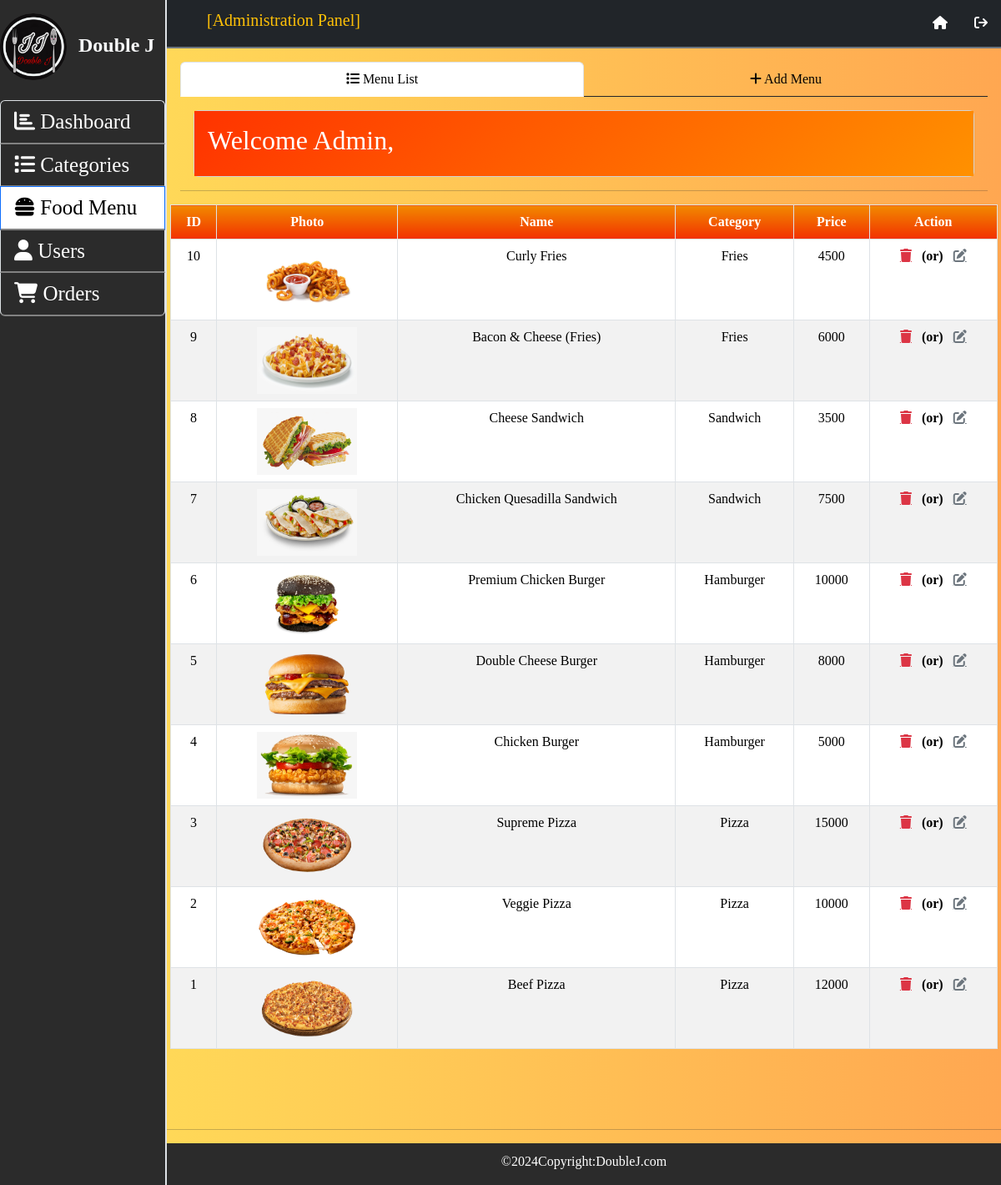
Page /Admin/food-menu.php on the committed database.
### tables this page shows
CREATE TABLE `food` (
  `food_id` int(11) NOT NULL,
  `food_name` varchar(100) NOT NULL,
  `category_id` int(11) NOT NULL,
  `food_price` varchar(100) NOT NULL,
  `food_image` varchar(255) NOT NULL
);

CREATE TABLE `categories` (
  `category_id` int(11) NOT NULL,
  `category_name` varchar(100) NOT NULL
);

### Admin/food-menu.php (the view, shortened to what this page needs)
<?php
include 'connect.php';
?>
<!DOCTYPE html>
<html lang="en">
<head>
    <link href="https://cdn.jsdelivr.net/npm/bootstrap@5.3.2/dist/css/bootstrap.min.css" rel="stylesheet">
    <link rel="stylesheet" href="https://cdnjs.cloudflare.com/ajax/libs/font-awesome/6.5.1/css/all.min.css" />
    <link rel="stylesheet" href="../CSS/doublej.css">
</head>
<body>
    <section class="container-fluid g-0">
        <div class="row g-0">
            <nav class="col-2 border-end border-2 side-nav">
                <h3 class="h4 py-3">
                    <img src="../images/DoubleJ_logo.png" alt="Double J Logo" width="80px" height="80px" style="border-radius: 50%;" class="me-2">
                    <span><a class="navbar-brand d-none d-lg-inline text-light fw-bold">Double J</a></span>
                </h3>
                <div class="list-group d-block text-center text-lg-start">
                    <a href="dashboard.php" class="list-group-item"><i class="fa-solid fa-chart-bar"></i> <span class="d-none d-lg-inline"> Dashboard</span></a>
                    <a href="./categories.php" class="list-group-item"><i class="fa-solid fa-list"></i> <span class="d-none d-lg-inline"> Categories</span></a>
                    <a href="./food-menu.php" class="list-group-item active"><i class="fa-solid fa-burger"></i> <span class="d-none d-lg-inline"> Food Menu</span></a>
                    <a href="./users.php" class="list-group-item"><i class="fa-solid fa-user"></i> <span class="d-none d-lg-inline"> Users</span></a>
                    <a href="./orders.php" class="list-group-item"><i class="fa-solid fa-cart-shopping"></i> <span class="d-none d-lg-inline"> Orders</span></a>
                </div>
            </nav>
            <div class="col-2"></div>
            <main class="col-10 main-content">
                <div class="sticky-top border-bottom border-secondary border-2">
                    <nav class="Topnav navbar navbar-expand-lg navbar-dark navbar-fixed-top bg-dark">
                        <h5 class="text-warning ms-5" >[Administration Panel]</h5>
                        <div class="Topnav-icon">
                            <ul class="nav nav-ul">
                                <li class="nav-item"><a href="dashboard.php" class="nav-link"><i class="fa-solid fa-house"></i></a></li>
                                <li class="nav-item"><a href="logout.php" class="nav-link"><i class="fa-solid fa-arrow-right-from-bracket"></i></a></li>
                            </ul>
                        </div>
                    </nav>
                </div>
                <div class="p-3 page-content">
                    <div class="tab-content mb-2">
                        <ul class="nav nav-tabs nav-justified border-dark">
                            <li class="nav-item"><a class="nav-link active" aria-current="page" href="food-menu.php"><span><i class="fa-solid fa-list"></i></span> Menu List</a></li>
                            <li class="nav-item"><a class="nav-link" aria-current="page" href="./add-menu.php"><span><i class="fa-solid fa-plus"></i></span> Add Menu</a></li>
                        </ul>
                    </div>
                    <div class="card m-3">
                        <div class="card-body" style="background-image: linear-gradient(315deg, #ff9100, #ff3300);">
                            <span style="color: white">
                                <h2 class="card-title">Welcome Admin,
                                </h2>
                            </span>
                        </div>
                    </div><hr>
                    <div class="row">
                        <table class="table table-striped table-bordered text-center">
                            <tr>
                                <th class="text-white" style="background-image: linear-gradient(180deg, #ff9100, #ff3300);">ID</th>
                                <th class="text-white" style="background-image: linear-gradient(180deg, #ff9100, #ff3300);">Photo</th>
                                <th class="text-white" style="background-image: linear-gradient(180deg, #ff9100, #ff3300);">Name</th>
                                <th class="text-white" style="background-image: linear-gradient(180deg, #ff9100, #ff3300);">Category</th>
                                <th class="text-white" style="background-image: linear-gradient(180deg, #ff9100, #ff3300);">Price</th>
                                <th class="text-white" style="background-image: linear-gradient(180deg, #ff9100, #ff3300);">Action</th>
                            </tr>
                            <?php
                                $query="SELECT food.*,categories.* FROM food,categories WHERE food.category_id=categories.category_id ORDER BY food_id DESC";
                                $go_query=mysqli_query($connection,$query);
                                while($row=mysqli_fetch_array($go_query)){
                                    $food_id=$row['food_id'];
                                    $food_name=$row['food_name'];
                                    $category_name=$row['category_name'];
                                    $food_price=$row['food_price'];
                                    $photo=$row['food_image'];
                                    echo "<tr>";
                                    echo "<td>{$food_id}</td>";
                                    echo "<td><img src='../images/{$photo}' width='120' height='80'></td>";
                                    echo "<td>{$food_name}</td>";
                                    echo "<td>{$category_name}</td>";
                                    echo "<td>{$food_price}</td>";
                                    echo "<td><a href='food-menu.php?action=delete&p_id={$food_id}' class='fa-solid fa-trash trash text-danger me-2' onclick=\"return confirm('Are you sure?')\"></a> <b class='text-black'> (or) </b>
                                    <a href='edit-menu.php?action=edit&p_id={$food_id}' class='fa-solid fa-pen-to-square text-secondary ms-2'></a>
                                    </td>";
                                    echo "</tr>";
                                }
                            ?>
                        </table>
                    </div>
                </div>
                <br><br><hr>
                <footer id="footer">
                    &copy;2024Copyright:DoubleJ.com
                </footer>
            </main>
        </div>
    </section>
</body>
</html>

### CSS/doublej.css (style rules this page uses)
body { font-family: 'Times New Roman', Times, serif; background-image: linear-gradient(90deg, #ffe259, #ffa751); }
.Topnav-icon ul li a { color:#ffffff; }
.side-nav { height:100%; background-color: #2b2b2b; position: fixed; z-index: 1; top: 0; left: 0; overflow-x: hidden; }
.side-nav .list-group-item { padding: 6px 8px 6px 16px; text-decoration: none; font-size: 25px; color: #ffffff; background-color: #2b2b2b; display: block; border-bottom: 2px solid #818181; }
.side-nav .list-group-item.active { color: #000000 !important; background-color: #ffffff !important; }
.nav-tabs .nav-link.active { color: #000000 !important; background-color: #ffffff !important; }
.tab-content .nav-tabs .nav-item a { color: #000000; }
#footer { height: 50px; color: #ffffff; background-color: #2b2b2b; padding: 10px; text-align: center; position: relative; margin-bottom: 0; clear: left; }

### rows in the picture
food: food_id "10", food_image (picture), food_name "Curly Fries", category.category_name "Fries", food_price "4500"
food: food_id "9", food_image (picture), food_name "Bacon & Cheese (Fries)", category.category_name "Fries", food_price "6000"
food: food_id "8", food_image (picture), food_name "Cheese Sandwich", category.category_name "Sandwich", food_price "3500"
food: food_id "7", food_image (picture), food_name "Chicken Quesadilla Sandwich", category.category_name "Sandwich", food_price "7500"
food: food_id "6", food_image (picture), food_name "Premium Chicken Burger", category.category_name "Hamburger", food_price "10000"
food: food_id "5", food_image (picture), food_name "Double Cheese Burger", category.category_name "Hamburger", food_price "8000"
food: food_id "4", food_image (picture), food_name "Chicken Burger", category.category_name "Hamburger", food_price "5000"
food: food_id "3", food_image (picture), food_name "Supreme Pizza", category.category_name "Pizza", food_price "15000"
food: food_id "2", food_image (picture), food_name "Veggie Pizza", category.category_name "Pizza", food_price "10000"
food: food_id "1", food_image (picture), food_name "Beef Pizza", category.category_name "Pizza", food_price "12000"
